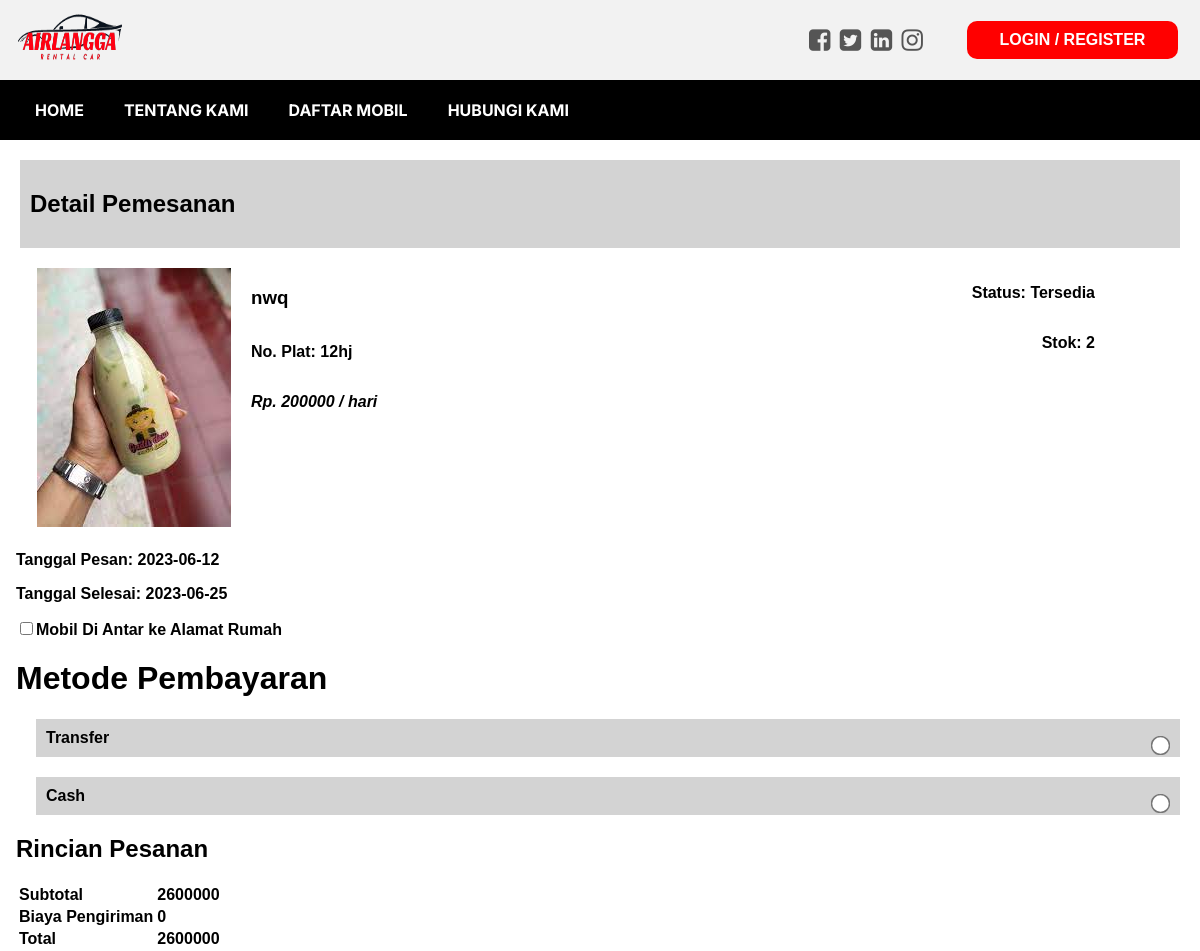
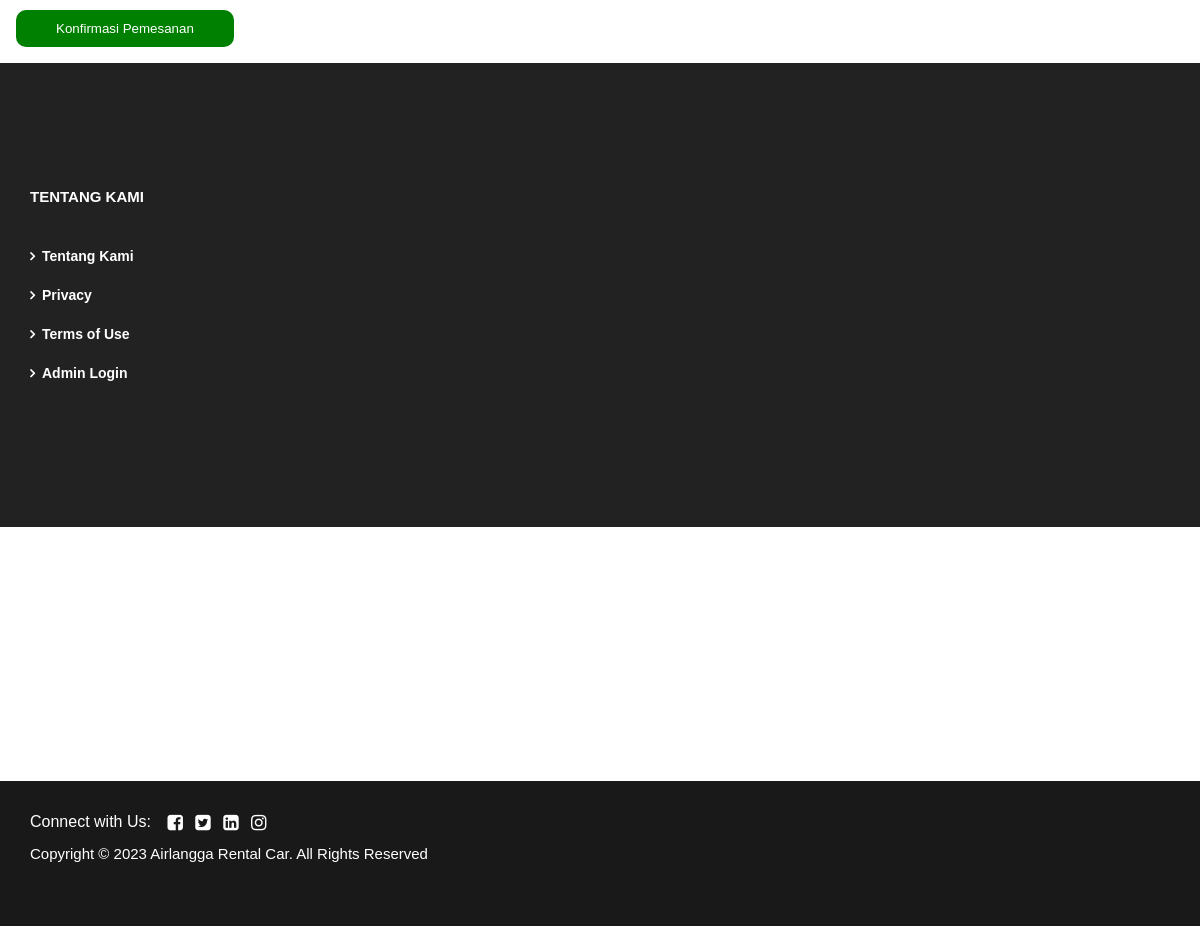
The app's page /airlangga_rent/pemesanan/konfirmasi_pemesanan.php?id_pemesanan=63 with its own data (2 pictures, top to bottom).
### tables this page shows
CREATE TABLE `mobil` (
  `id_mobil` int(11) NOT NULL,
  `merk` varchar(255) NOT NULL,
  `no_plat` varchar(20) NOT NULL,
  `stok` int(11) NOT NULL,
  `kapasitas` int(11) NOT NULL,
  `tahun` int(11) NOT NULL,
  `harga` int(11) NOT NULL,
  `status` enum('Tersedia','Disewakan') NOT NULL DEFAULT 'Tersedia',
  `id_admin` int(11) DEFAULT NULL,
  `jenis_bahan_bakar` varchar(20) DEFAULT NULL,
  `foto_mobil` blob DEFAULT NULL
);

CREATE TABLE `pemesanan` (
  `id_pemesanan` int(11) NOT NULL,
  `id_user` int(11) DEFAULT NULL,
  `id_mobil` int(11) DEFAULT NULL,
  `id_admin` int(11) DEFAULT NULL,
  `tgl_pesan` date NOT NULL,
  `tgl_selesai` date NOT NULL,
  `pengantaran` enum('Ya','Tidak') NOT NULL,
  `waktu_pengantaran` time DEFAULT NULL,
  `alamat_pengantaran` varchar(255) DEFAULT NULL,
  `biaya_tambahan` int(11) DEFAULT 0,
  `metode_pembayaran` enum('Transfer','Cash') NOT NULL,
  `harga_total` int(11) NOT NULL
);

### airlangga_rent/pemesanan/konfirmasi_pemesanan.php (the view, shortened to what this page needs)
<?php include '../template/header.php'; ?>
<?php include '../koneksi.php'; ?>
<!DOCTYPE html>
<html lang="en">
<head>
</head>
<body>
    <div class='kotak-abu'>
        <h2>Detail Pemesanan</h2>
    </div>
    <?php
    if (isset($_GET['id_pemesanan'])) {
        $idPemesanan = $_GET['id_pemesanan'];
        $sql = "SELECT pemesanan.*, mobil.merk, mobil.no_plat, mobil.stok, mobil.kapasitas, mobil.harga, mobil.status, mobil.foto_mobil, mobil.harga * DATEDIFF(pemesanan.tgl_selesai, pemesanan.tgl_pesan) AS harga_total
        FROM pemesanan
        INNER JOIN mobil ON pemesanan.id_mobil = mobil.id_mobil
        WHERE pemesanan.id_pemesanan = $idPemesanan";
        $result = $conn->query($sql);
        if ($result->num_rows > 0) {
            $row = $result->fetch_assoc();
            $idMobil = $row["id_mobil"];
            $tglPesan = $row["tgl_pesan"];
            $tglSelesai = $row["tgl_selesai"];
            $hargaTotal = $row["harga_total"];
            $noPlat = $row["no_plat"];
            $stok = $row["stok"];
            $harga = $row["harga"];
            $status = $row["status"];
            $sqlMobil = "SELECT * FROM mobil WHERE id_mobil = $idMobil";
            $resultMobil = $conn->query($sqlMobil);
            if ($resultMobil->num_rows > 0) {
                $rowMobil = $resultMobil->fetch_assoc();
                $merk = $rowMobil["merk"];
                $fotoMobil = $rowMobil["foto_mobil"];
                echo "<form action='proses_konfirmasi.php?harga_total=$hargaTotal' method='POST'>";
                echo "<div class='car-container'>";
                echo "    <div class='car-image'>";
                echo "        <img src='$fotoMobil' alt='Foto Mobil'>";
                echo "    </div>";
                echo "    <div class='car-details1'>";
                echo "        <h3>$merk</h3>";
                echo "        <p>No. Plat: $noPlat</p>";
                echo "        <p style='font-style:italic;'>Rp. $harga / hari</p>";
                echo "    </div>";
                echo "    <div class='car-details2'>";
                echo "        <p>Status: $status</p>";
                echo "        <p>Stok: $stok</p>";
                echo "    </div>";
                echo "</div>";
                echo "<p>Tanggal Pesan: $tglPesan</p>";
                echo "<p>Tanggal Selesai: $tglSelesai</p>";
                echo '<input type="checkbox" id="iya" onchange="updateHargaTotal()">';
                echo '<label for="iya">Mobil Di Antar ke Alamat Rumah</label>';
                echo '<h1>Metode Pembayaran</h1>';
                echo '<div class="kotak-abu">';
                echo '    <label for="transfer">Transfer</label>';
                echo '    <input type="radio" id="Transfer" name="metode_pembayaran" value="Transfer">';
                echo '</div>';
                echo '<div class="kotak-abu">';
                echo '    <label for="cash">Cash</label>';
                echo '    <input type="radio" id="Cash" name="metode_pembayaran" value="Cash">';
                echo '</div>';
                echo "    <h2>Rincian Pesanan</h2>";
                echo "    <table>";
                echo "        <tr>";
                echo "            <td>Subtotal</td>";
                echo "            <td id='hargaTotal'>$hargaTotal</td>";
                echo "        </tr>";
                echo "        <tr>";
                echo "            <td>Biaya Pengiriman</td>";
                echo '            <td id="biayaPengiriman">0</td>';
                echo "        </tr>";
                echo "        <tr>";
                echo "            <td>Total</td>";
                echo '            <td id="total">' . $hargaTotal . '</td>';
                echo "        </tr>";
                echo "    </table>";
                echo "    <input type='submit' value='Konfirmasi Pemesanan' class='tombol'>";
                echo "</form>";
            } else {
                echo "Data mobil tidak ditemukan.";
            }
        } else {
            echo "Data pemesanan tidak ditemukan.";
        }
    } else {
        echo "ID pemesanan tidak ditemukan.";
    }
    ?>
</body>
</html>
<?php include '../template/footer.php'; ?>

### airlangga_rent/template/header.php (style rules this page uses)
html, body { height: 100vh; width: 100vw; margin: 0; padding: 0; }

### airlangga_rent/pemesanan/konfirmasi_pemesanan.php (style rules this page uses)
.kotak-abu { display: block; background-color: lightgray; padding: 10px; margin: 20px; font-weight: bold; border-bottom: 10px; }
label { margin-right: 10px; }
input[type="radio"] { transform: scale(1.5); float: right; margin-top: 10px; }
.car-container { display: flex; align-items: flex-start; margin: 5px; margin-bottom: 20px; }
.car-image { margin-right: 20px; }
.car-image img { max-width: 220px; height: auto; margin-left: 16px; }
.car-details1 { display: flex; flex-direction: column; margin: 0; text-align: left; margin-right: 100px; }
.car-details2 { display: flex; flex-direction: column; margin-left: auto; text-align: right; margin-right: 100px; }
form { margin-left: 16px; }
.tombol { background-color: green; color: white; border: none; border-radius: 10px ; padding: 11px 40px; margin-top: 10px; margin-bottom: 16px; }

### airlangga_rent/template/footer.php (style rules this page uses)
body, h1, h2, h3, h4, h5, h6, p, a, ul, li { font-family: Arial, sans-serif; font-weight: bold; }

### records on screen
mobil: foto_mobil (picture), merk "nwq"
pemesanan: id_mobil.no_plat "12hj", id_mobil.harga "200000", id_mobil.status "Tersedia", id_mobil.stok "2", tgl_pesan "2023-06-12", tgl_selesai "2023-06-25"

### other values on screen
$hargaTotal "2600000"
